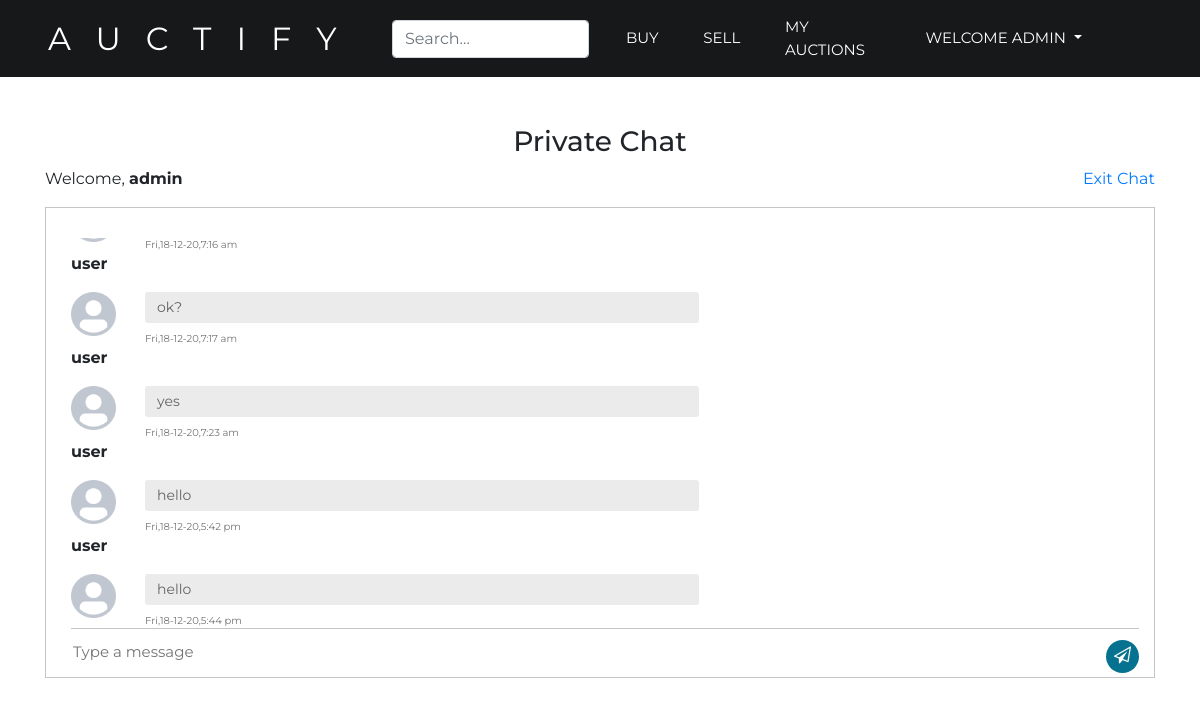
Screenshot of /chat.php?auctionid=8 (signed in) with the database file from the repository.
### tables this page shows
CREATE TABLE `chats` (
  `id` int(11) NOT NULL,
  `auction` int(11) NOT NULL,
  `username` varchar(30) NOT NULL,
  `message` varchar(200) NOT NULL,
  `time` datetime NOT NULL
);

### chat.php (the view, shortened to what this page needs)
<?php
extract($_REQUEST);
$currentUser= $_SESSION['username'];
?>
<!DOCTYPE html>
<html>
<head>
	<link href="//maxcdn.bootstrapcdn.com/bootstrap/4.1.1/css/bootstrap.min.css" rel="stylesheet" id="bootstrap-css">
	<link href="https://cdnjs.cloudflare.com/ajax/libs/font-awesome/4.7.0/css/font-awesome.css" type="text/css" rel="stylesheet">
	<link rel="stylesheet" href="css/chat.css"/>
	<?php include 'head.php'; ?>
</head>
<body>
<?php
	include 'header.php';
	try
	{
		require("connection.php");
		$db->beginTransaction();
		$row=$db->prepare("SELECT * FROM chats Where auction=:aid");
		$row->bindParam(':aid',$auctionid);
		$row->execute();
		$db->commit();
	}
	catch (PDOException $ex)
	{
		$db->rollBack();
		echo "ERROR:".$ex->getMessage();
	}
?>
	<div class="container">
		<h3 class="text-center">Private Chat</h3>
		<p class="welcome">Welcome, <b> <?php echo $_SESSION['username']; ?></b></p>
		<p class="logout"><a id="exit" href="myAuctions.php">Exit Chat</a></p>
	<div class="messaging">
		<div class="inbox_msg">
				<div class="mesgs">
					<div class="msg_history">
<?php
	while($r=$row->fetch())
			{
				$date=date_create($r['time']);
				$t= date_format($date,"D,d-n-y,g:i a");
				if( $r['username']== $currentUser)
				{
					echo "<div class='outgoing_msg'>";
					echo "<div class='sent_msg'>";
					echo "<p >".$r['message']."</p>";
					echo "<span class='time_date'>".$t."</span>";
					echo "</div>";
					echo "</div>";
				}
				else
				{
					echo "<div class='incoming_msg'>";
					echo "<p><b>".$r['username']." </b></p>";
					echo "<div class='incoming_msg_img'><img src='images/users/default-avatar.png' style='max-height: 2.8rem;'></div>";
					echo "<div class='received_msg'>";
					echo "<div class='received_withd_msg'>";
					echo "<p >".$r['message']."</p>";
					echo "<span style='font-size:10px' class='time_date'>".$t."</span>";
					echo "</div>";
					echo "</div>";
					echo "</div>";
				}
			}
	?>
					</div>
					<form id="myForm" method="POST" >
						<div class="type_msg">
							<div class="input_msg_write">
								<input type="text" name="usermsg" id="usermsg" class="write_msg" placeholder="Type a message" />
								<button id= "btn" class="msg_send_btn" name="submitmsg" onclick="sending(this.form)" type="submit"><i class="fa fa-paper-plane-o" aria-hidden="true"></i></button>
							</div>
						</div>
					</form>
				</div>
		</div>
</div>
</div>
</body>
</html>

### css/chat.css (style rules this page uses)
.container { max-width:1170px; margin:auto; }
img { max-width:100%; }
.inbox_msg { border: 1px solid #c4c4c4; clear: both; overflow: hidden; }
.incoming_msg_img { display: inline-block; width: 6%; }
.received_msg { display: inline-block; padding: 0 0 0 10px; vertical-align: top; width: 92%; }
.received_withd_msg p { background: #ebebeb none repeat scroll 0 0; border-radius: 3px; color: #646464; font-size: 14px; margin: 0; padding: 5px 10px 5px 12px; width: 100%; }
.time_date { color: #747474; display: block; font-size: 12px; margin: 8px 0 0; }
.received_withd_msg { width: 57%; }
.mesgs { float: left; padding: 30px 15px 0 25px; width: 100%; }
.input_msg_write input { background: rgba(0, 0, 0, 0) none repeat scroll 0 0; border: medium none; color: #4c4c4c; font-size: 15px; min-height: 48px; width: 100%; }
.type_msg { border-top: 1px solid #c4c4c4;position: relative; }
.msg_send_btn { background: #05728f none repeat scroll 0 0; border: medium none; border-radius: 50%; color: #fff; cursor: pointer; font-size: 17px; height: 33px; position: absolute; right: 0; top: 11px; width: 33px; }
.messaging { padding: 0 0 50px 0; }
.msg_history { height: 390px; overflow-y: auto; }
.welcome { float:left; }
.logout { float:right; }

### css/custom.css (style rules this page uses)
* { -webkit-box-sizing: border-box; -moz-box-sizing: border-box; box-sizing: border-box; }
body { font-family: 'Montserrat', sans-serif; font-weight: 400; }
a, a:hover { text-decoration: none; text-decoration-style: none; }
.navbar-form { position: relative; }
.form-control { width: 100%; }

### rows the page displays
chats: time "Fri,18-12-20,7:16 am"
chats: username "user", message "ok?", time "Fri,18-12-20,7:17 am"
chats: username "user", message "yes", time "Fri,18-12-20,7:23 am"
chats: username "user", message "hello", time "Fri,18-12-20,5:42 pm"
chats: username "user", message "hello", time "Fri,18-12-20,5:44 pm"

### other values shown
$_SESSION['username'] "ADMIN"
$_SESSION['username'] "admin"
